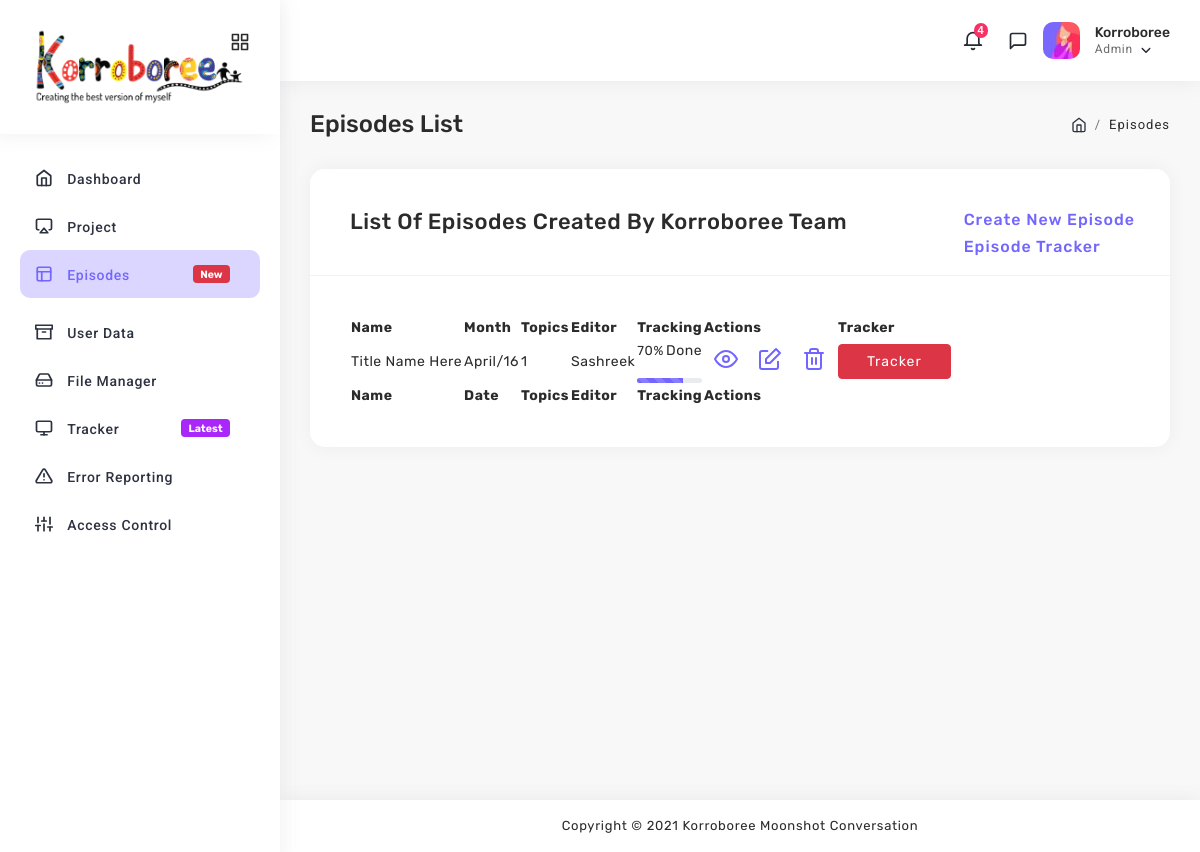
The app's page /index.php/k_team_video_journal/episode/episode_list_v with its own data.
### tables this page shows
CREATE TABLE `episode_video_list` (
  `id` int(11) NOT NULL,
  `episode_number` int(50) NOT NULL,
  `title` text NOT NULL,
  `month` varchar(255) NOT NULL,
  `story_board` text NOT NULL,
  `date` date NOT NULL
);

### application/controllers/k_team_video_journal/Episode.php (called while the page is built, shortened)
<?php
class Episode extends CI_Controller {
	public function __construct(){
		$this->load->model('k_team_journal/Episode_Model','Episode_Model');
    }
	public function episode_list_v()
	{
		$data['video']= $this->Episode_Model->video_list();
		$data['v']= $this->Episode_Model->video_get_data();
		$this->load->view('k_team_video_journal/header');
		$this->load->view('k_team_video_journal/episode_list_v',$data);
		$this->load->view('k_team_video_journal/footer');
	}
}

### index.php (called while the page is built, shortened)
<?php
require_once BASEPATH.'core/CodeIgniter.php';

### application/models/k_team_journal/Episode_Model.php (called while the page is built, shortened)
<?php
class Episode_Model extends CI_model{
            public function  video_list(){
                    $this->db->select("*");
                    $this->db->from(' episode_video_list');
                    $query = $this->db->get();
                    if ($query->num_rows()>0) {
                        return $query->result();
                    } else {
                        return false;
                    }
                }
}
?>

### application/views/k_team_video_journal/episode_list_v.php (the view, shortened to what this page needs)
<div class="page-body">
               <div class="container-fluid">
                  <div class="page-title">
                     <div class="row">
                        <div class="col-6">
                           <h3>Episodes List</h3>
                        </div>
                        <div class="col-6">
                           <ol class="breadcrumb">
                              <li class="breadcrumb-item">
								  <a href="<?php base_url(); ?>home">
									  <i data-feather="home"></i>
								  </a>
							  </li>
							  <li class="breadcrumb-item">Episodes</li>
                           </ol>
                        </div>
                     </div>
                  </div>
               </div>
               <div class="container-fluid">
                  <div class="row">
					  <div class="col-sm-12">
						<div class="card">
						  <div class="card-header">
							  <h5>List of Episodes Created by Korroboree Team</h5>
							  <div class="card-header-right">
								  <h6>
									  <a href="<?php base_url(); ?>create_v">Create New Episode</a>
								  </h6>
								  <h6>
									  <a href="<?php base_url(); ?>tracker_v">Episode Tracker</a>
								  </h6>
							  </div>
						  </div>
						  <div class="card-body">
							<div class="table-responsive">
							  <table class="display" id="basic-10">
								<thead>
								  <tr>
									<th>Name</th>
									<th>Month</th>
									<th>Topics</th>
									<th>Editor</th>
									<th>Tracking</th>
									<th>Actions</th>
									<th>Tracker</th>
								  </tr>
								</thead>
								<tbody>
								<?php if (!empty($video)) {
                                            foreach ($video as $row) {
												$id= $row->episode_number;
                                            ?>
								  <tr>
									<td><?php echo $row->title;?></td>
									<td><?php echo $row->month;?></td>
									<td>
									<?php
									$count='0';
									foreach ($v->result() as $r)
									{
										if($r->topic_number == $id){
											$count = $count+1;
										}
									}
									echo $count;
									?>
									<td>Sashreek</td>
									<td>
										<div class="project-status mt-0">
											<div class="media">
												<p>70%</p>
												<div class="media-body text-right"><span>Done</span></div>
											</div>
											<div class="progress" style="height: 5px">
												<div class="progress-bar-animated bg-primary progress-bar-striped" role="progressbar" style="width: 70%" aria-valuenow="10" aria-valuemin="0" aria-valuemax="100"></div>
											</div>
										</div>
									</td>
									<td>
										<ul class="list-unstyled card-option">
											<li style="float: left !important; padding: 0 10px !important;">
												<a href="<?php echo base_url(); ?>view_v">
													<i data-feather="eye"></i>
												</a>
											</li>
											<li style="float: left !important; padding: 0 10px !important;">
												<a href="<?php echo base_url(); ?>k_team_video_journal/episode/edit_v/<?php echo $row->id  ?>">
													<i data-feather="edit"></i>
												</a>
											</li>
											<li style="float: left !important; padding: 0 10px !important;">
												<a href="<?php echo base_url(); ?>k_team_video_journal/episode/delete/<?php echo $row->id  ?>">
													<i data-feather="trash-2"></i>
												</a>
											</li>
										</ul>
									</td>
									<td>
										<a class="btn btn-danger" href="<?php base_url(); ?>tracker_v">Tracker</a>
									</td>
								  </tr>
									<?php }  }?>
								</tbody>
								<tfoot>
								  <tr>
									<th>Name</th>
									<th>Date</th>
									<th>Topics</th>
									<th>Editor</th>
									<th>Tracking</th>
									<th>Actions</th>
								  </tr>
								</tfoot>
							  </table>
							</div>
						  </div>
						</div>
					  </div>
                  </div>
               </div>
            </div>

### records on screen
episode_video_list: title "Title Name Here", month "April/16", count "1"
